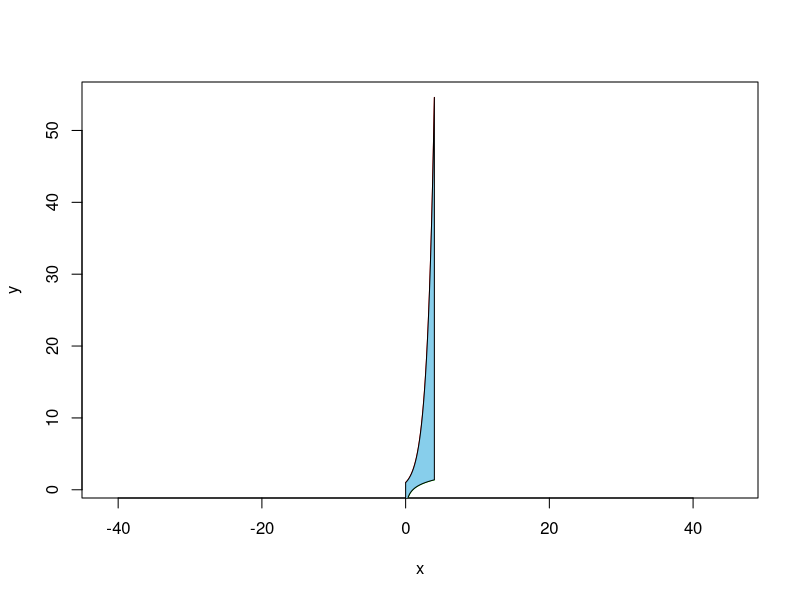

Recreate this plot in R.
seno = function(x){
  return(exp(x))
}

coseno = function(x){
  return(log(x, base=exp(1)))
}

expresion1 = function(x) x^2
expresion2 = function(x) x

centro = function(valor, precision, ini){
  final = 0
  inicio = (ini*precision)
  valor = (valor*precision)-1
  for (i in inicio:valor) {
    dato = i/precision
    if(seno(dato) > coseno(dato)){
      calculo = (seno(dato)*(1/precision))-(coseno(dato)*(1/precision))
    }else{
      calculo = (coseno(dato)*(1/precision))-(seno(dato)*(1/precision))
    }
    final = final + calculo
  }
  return (final)
}

inicio = 0
final = 4
precision = 1000
x = seq(inicio,final,by=1/precision)
y = seno(x)
y1 = coseno(x)

integral = centro(final,precision,inicio)
cat(integral)

xx = c(x,rev(x))
yy = c(y,rev(y1))

plot(x,y,type="l",asp=1,col="red")
lines(x,y1,col="green")
polygon(xx,yy,col = "skyblue")